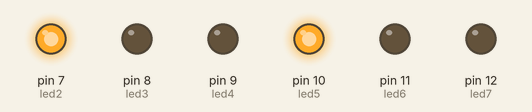
Simulated run of this sketch. Board: Arduino Uno, built with avr-gcc and run on an emulated ATmega328P. Shown: output pins drawn as LEDs (lit = HIGH).

Above: at 0.1 s.
At 6.1 s:
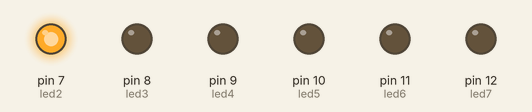
At 9.1 s:
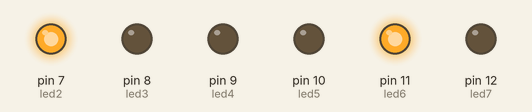
At 15.1 s:
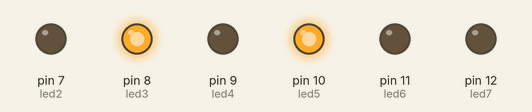
At 22.1 s:
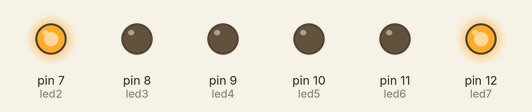
At 32.1 s:
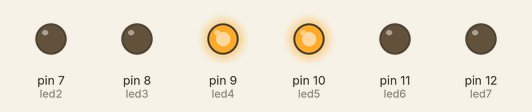
Timing chart, 0 to 40.0 s (numbered marks = the images above):
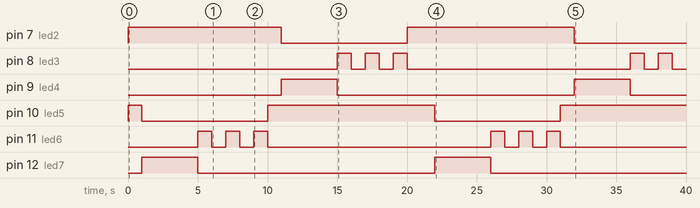

The sketch:

CRUILLA_SEMAFORS_PERE.ino
```cpp
/**********************************************************************************
**                                                                               **
**                              CRUÏLLA_DE_SEMÀFORS                              **
**                                                                               **
**                                                                               **
**********************************************************************************/

//********** Includes *************************************************************

//********** Variables ************************************************************
const int led2 = 7;          // donar nom al pin 7 de l’Arduino  (VERMELL)
const int led3 = 8;          // donar nom al pin 8 de l’Arduino  (TARONJA)
const int led4 = 9;          // donar nom al pin 9 de l’Arduino  (VERD)
const int led5 = 10;         // donar nom al pin 10 de l’Arduino (VERMELL)
const int led6 = 11;         // donar nom al pin 11 de l’Arduino (TARONJA)
const int led7 = 12;         // donar nom al pin 12 de l’Arduino (VERD)
unsigned long TEMPS = 1000;   // Delay de la variable (TEMPS)

//********** Setup ****************************************************************
void setup()
{
  //SEMÀFOR_A_PINS --> 7-8-9

  pinMode(led2, OUTPUT);     // definir el pin 7 com una sortida
  pinMode(led3, OUTPUT);     // definir el pin 8 com una sortida
  pinMode(led4, OUTPUT);     // definir el pin 9 com una sortida

  //SEMÀFOR_B_PINS --> 10-11-12

  pinMode(led5, OUTPUT);     // definir el pin 10 com una sortida
  pinMode(led6, OUTPUT);     // definir el pin 11 com una sortida
  pinMode(led7, OUTPUT);     // definir el pin 12 com una sortida
}

//********** Loop *****************************************************************
void loop()
{
  //SEQÜENCIA_1_SEMÀFOR_A

  digitalWrite(led2, HIGH);   // posar a 5V el pin 7          (VERMELL)
  digitalWrite(led3, LOW);    // posar a 5V el pin 8          (TARONJA)
  digitalWrite(led4, LOW);    // posar a 5V el pin 9          (VERD)

  //SEQÜENCIA_1_SEMÀFOR_B

  digitalWrite(led5, HIGH);   // posar a 5V el pin 10         (VERMELL)
  digitalWrite(led6, LOW);    // posar a 5V el pin 11         (TARONJA)
  digitalWrite(led7, LOW);    // posar a 5V el pin 12         (VERD)

  delay(TEMPS);                  // es queden leds 1000ms encesos ****************

  //SEQÜENCIA_2_SEMÀFOR_A

  digitalWrite(led2, HIGH);   // posar a 5V el pin 7          (VERMELL)
  digitalWrite(led3, LOW);    // posar a 5V el pin 8          (TARONJA)
  digitalWrite(led4, LOW);    // posar a 5V el pin 9          (VERD)

  //SEQÜENCIA_2_SEMÀFOR_B

  digitalWrite(led5, LOW);    // posar a 5V el pin 10         (VERMELL)
  digitalWrite(led6, LOW);    // posar a 5V el pin 11         (TARONJA)
  digitalWrite(led7, HIGH);   // posar a 5V el pin 12         (VERD)

  delay(TEMPS);                  // es queden leds 1000ms encesos ****************

  //SEQÜENCIA_3_SEMÀFOR_A

  digitalWrite(led2, HIGH);   // posar a 5V el pin 7          (VERMELL)
  digitalWrite(led3, LOW);    // posar a 5V el pin 8          (TARONJA)
  digitalWrite(led4, LOW);    // posar a 5V el pin 9          (VERD)

  //SEQÜENCIA_3_SEMÀFOR_B

  digitalWrite(led5, LOW);    // posar a 5V el pin 10         (VERMELL)
  digitalWrite(led6, LOW);    // posar a 5V el pin 11         (TARONJA)
  digitalWrite(led7, HIGH);   // posar a 5V el pin 12         (VERD)

  delay(TEMPS);                  // es queden leds 1000ms encesos ****************

  //SEQÜENCIA_4_SEMÀFOR_A

  digitalWrite(led2, HIGH);   // posar a 5V el pin 7          (VERMELL)
  digitalWrite(led3, LOW);    // posar a 5V el pin 8          (TARONJA)
  digitalWrite(led4, LOW);    // posar a 5V el pin 9          (VERD)

  //SEQÜENCIA_4_SEMÀFOR_B

  digitalWrite(led5, LOW);    // posar a 5V el pin 10         (VERMELL)
  digitalWrite(led6, LOW);    // posar a 5V el pin 11         (TARONJA)
  digitalWrite(led7, HIGH);   // posar a 5V el pin 12         (VERD)

  delay(TEMPS);                  // es queden leds 1000ms encesos ****************

  //SEQÜENCIA_5_SEMÀFOR_A

  digitalWrite(led2, HIGH);   // posar a 5V el pin 7          (VERMELL)
  digitalWrite(led3, LOW);    // posar a 5V el pin 8          (TARONJA)
  digitalWrite(led4, LOW);    // posar a 5V el pin 9          (VERD)

  //SEQÜENCIA_5_SEMÀFOR_B

  digitalWrite(led5, LOW);    // posar a 5V el pin 10         (VERMELL)
  digitalWrite(led6, LOW);    // posar a 5V el pin 11         (TARONJA)
  digitalWrite(led7, HIGH);   // posar a 5V el pin 12         (VERD)

  delay(TEMPS);                  // es queden leds 1000ms encesos ****************

  //SEQÜENCIA_6_SEMÀFOR_A

  digitalWrite(led2, HIGH);   // posar a 5V el pin 7          (VERMELL)
  digitalWrite(led3, LOW);    // posar a 5V el pin 8          (TARONJA)
  digitalWrite(led4, LOW);    // posar a 5V el pin 9          (VERD)

  //SEQÜENCIA_6_SEMÀFOR_B

  digitalWrite(led5, LOW);    // posar a 5V el pin 10         (VERMELL)
  digitalWrite(led6, HIGH);   // posar a 5V el pin 11         (TARONJA)
  digitalWrite(led7, LOW);    // posar a 5V el pin 12         (VERD)

  delay(TEMPS);                  // es queden leds 1000ms encesos ****************

  //SEQÜENCIA_7_SEMÀFOR_A

  digitalWrite(led2, HIGH);   // posar a 5V el pin 7          (VERMELL)
  digitalWrite(led3, LOW);    // posar a 5V el pin 8          (TARONJA)
  digitalWrite(led4, LOW);    // posar a 5V el pin 9          (VERD)

  //SEQÜENCIA_7_SEMÀFOR_B

  digitalWrite(led5, LOW);    // posar a 5V el pin 10         (VERMELL)
  digitalWrite(led6, LOW);    // posar a 5V el pin 11         (TARONJA)
  digitalWrite(led7, LOW);    // posar a 5V el pin 12         (VERD)

  delay(TEMPS);                  // es queden leds 1000ms encesos ****************

  //SEQÜENCIA_8_SEMÀFOR_A

  digitalWrite(led2, HIGH);   // posar a 5V el pin 7          (VERMELL)
  digitalWrite(led3, LOW);    // posar a 5V el pin 8          (TARONJA)
  digitalWrite(led4, LOW);    // posar a 5V el pin 9          (VERD)

  //SEQÜENCIA_8_SEMÀFOR_B

  digitalWrite(led5, LOW);    // posar a 5V el pin 10         (VERMELL)
  digitalWrite(led6, HIGH);   // posar a 5V el pin 11         (TARONJA)
  digitalWrite(led7, LOW);    // posar a 5V el pin 12         (VERD)

  delay(TEMPS);                  // es queden leds 1000ms encesos ****************

  //SEQÜENCIA_9_SEMÀFOR_A

  digitalWrite(led2, HIGH);   // posar a 5V el pin 7          (VERMELL)
  digitalWrite(led3, LOW);    // posar a 5V el pin 8          (TARONJA)
  digitalWrite(led4, LOW);    // posar a 5V el pin 9          (VERD)

  //SEQÜENCIA_9_SEMÀFOR_B

  digitalWrite(led5, LOW);    // posar a 5V el pin 10         (VERMELL)
  digitalWrite(led6, LOW);    // posar a 5V el pin 11         (TARONJA)
  digitalWrite(led7, LOW);    // posar a 5V el pin 12         (VERD)

  delay(TEMPS);                  // es queden leds 1000ms encesos ****************

  //SEQÜENCIA_10_SEMÀFOR_A

  digitalWrite(led2, HIGH);   // posar a 5V el pin 7          (VERMELL)
  digitalWrite(led3, LOW);    // posar a 5V el pin 8          (TARONJA)
  digitalWrite(led4, LOW);    // posar a 5V el pin 9          (VERD)

  //SEQÜENCIA_10_SEMÀFOR_B

  digitalWrite(led5, LOW);    // posar a 5V el pin 10         (VERMELL)
  digitalWrite(led6, HIGH);   // posar a 5V el pin 11         (TARONJA)
  digitalWrite(led7, LOW);    // posar a 5V el pin 12         (VERD)

  delay(TEMPS);                  // es queden leds 1000ms encesos ****************

  //SEQÜENCIA_11_SEMÀFOR_A

  digitalWrite(led2, HIGH);   // posar a 5V el pin 7          (VERMELL)
  digitalWrite(led3, LOW);    // posar a 5V el pin 8          (TARONJA)
  digitalWrite(led4, LOW);    // posar a 5V el pin 9          (VERD)

  //SEQÜENCIA_11_SEMÀFOR_B

  digitalWrite(led5, HIGH);   // posar a 5V el pin 10         (VERMELL)
  digitalWrite(led6, LOW);    // posar a 5V el pin 11         (TARONJA)
  digitalWrite(led7, LOW);    // posar a 5V el pin 12         (VERD)

  delay(TEMPS);                  // es queden leds 1000ms encesos ****************

  //SEQÜENCIA_12_SEMÀFOR_A

  digitalWrite(led2, LOW);   // posar a 5V el pin 7          (VERMELL)
  digitalWrite(led3, LOW);   // posar a 5V el pin 8          (TARONJA)
  digitalWrite(led4, HIGH);  // posar a 5V el pin 9          (VERD)

  //SEQÜENCIA_12_SEMÀFOR_B

  digitalWrite(led5, HIGH);   // posar a 5V el pin 10        (VERMELL)
  digitalWrite(led6, LOW);    // posar a 5V el pin 11        (TARONJA)
  digitalWrite(led7, LOW);    // posar a 5V el pin 12        (VERD)

  delay(TEMPS);                  // es queden leds 1000ms encesos ****************

  //SEQÜENCIA_13_SEMÀFOR_A

  digitalWrite(led2, LOW);   // posar a 5V el pin 7          (VERMELL)
  digitalWrite(led3, LOW);   // posar a 5V el pin 8          (TARONJA)
  digitalWrite(led4, HIGH);  // posar a 5V el pin 9          (VERD)

  //SEQÜENCIA_13_SEMÀFOR_B

  digitalWrite(led5, HIGH);   // posar a 5V el pin 10        (VERMELL)
  digitalWrite(led6, LOW);    // posar a 5V el pin 11        (TARONJA)
  digitalWrite(led7, LOW);    // posar a 5V el pin 12        (VERD)

  delay(TEMPS);                  // es queden leds 1000ms encesos ****************

  //SEQÜENCIA_14_SEMÀFOR_A

  digitalWrite(led2, LOW);   // posar a 5V el pin 7          (VERMELL)
  digitalWrite(led3, LOW);   // posar a 5V el pin 8          (TARONJA)
  digitalWrite(led4, HIGH);  // posar a 5V el pin 9          (VERD)

  //SEQÜENCIA_14_SEMÀFOR_B

  digitalWrite(led5, HIGH);   // posar a 5V el pin 10        (VERMELL)
  digitalWrite(led6, LOW);    // posar a 5V el pin 11        (TARONJA)
  digitalWrite(led7, LOW);    // posar a 5V el pin 12        (VERD)

  delay(TEMPS);                  // es queden leds 1000ms encesos ****************

  //SEQÜENCIA_15_SEMÀFOR_A

  digitalWrite(led2, LOW);   // posar a 5V el pin 7          (VERMELL)
  digitalWrite(led3, LOW);   // posar a 5V el pin 8          (TARONJA)
  digitalWrite(led4, HIGH);  // posar a 5V el pin 9          (VERD)

  //SEQÜENCIA_15_SEMÀFOR_B

  digitalWrite(led5, HIGH);   // posar a 5V el pin 10        (VERMELL)
  digitalWrite(led6, LOW);    // posar a 5V el pin 11        (TARONJA)
  digitalWrite(led7, LOW);    // posar a 5V el pin 12        (VERD)

  delay(TEMPS);                  // es queden leds 1000ms encesos ****************

  //SEQÜENCIA_16_SEMÀFOR_A

  digitalWrite(led2, LOW);   // posar a 5V el pin 7          (VERMELL)
  digitalWrite(led3, HIGH);  // posar a 5V el pin 8          (TARONJA)
  digitalWrite(led4, LOW);   // posar a 5V el pin 9          (VERD)

  //SEQÜENCIA_16_SEMÀFOR_B

  digitalWrite(led5, HIGH);   // posar a 5V el pin 10        (VERMELL)
  digitalWrite(led6, LOW);    // posar a 5V el pin 11        (TARONJA)
  digitalWrite(led7, LOW);    // posar a 5V el pin 12        (VERD)

  delay(TEMPS);                  // es queden leds 1000ms encesos ****************

  //SEQÜENCIA_17_SEMÀFOR_A

  digitalWrite(led2, LOW);   // posar a 5V el pin 7          (VERMELL)
  digitalWrite(led3, LOW);   // posar a 5V el pin 8          (TARONJA)
  digitalWrite(led4, LOW);   // posar a 5V el pin 9          (VERD)

  //SEQÜENCIA_17_SEMÀFOR_B

  digitalWrite(led5, HIGH);   // posar a 5V el pin 10        (VERMELL)
  digitalWrite(led6, LOW);    // posar a 5V el pin 11        (TARONJA)
  digitalWrite(led7, LOW);    // posar a 5V el pin 12        (VERD)

  delay(TEMPS);                  // es queden leds 1000ms encesos ****************

  //SEQÜENCIA_18_SEMÀFOR_A

  digitalWrite(led2, LOW);   // posar a 5V el pin 7          (VERMELL)
  digitalWrite(led3, HIGH);  // posar a 5V el pin 8          (TARONJA)
  digitalWrite(led4, LOW);   // posar a 5V el pin 9          (VERD)

  //SEQÜENCIA_18_SEMÀFOR_B

  digitalWrite(led5, HIGH);   // posar a 5V el pin 10        (VERMELL)
  digitalWrite(led6, LOW);    // posar a 5V el pin 11        (TARONJA)
  digitalWrite(led7, LOW);    // posar a 5V el pin 12        (VERD)

  delay(TEMPS);                  // es queden leds 1000ms encesos ****************

  //SEQÜENCIA_19_SEMÀFOR_A

  digitalWrite(led2, LOW);   // posar a 5V el pin 7          (VERMELL)
  digitalWrite(led3, LOW);   // posar a 5V el pin 8          (TARONJA)
  digitalWrite(led4, LOW);   // posar a 5V el pin 9          (VERD)

  //SEQÜENCIA_19_SEMÀFOR_B

  digitalWrite(led5, HIGH);   // posar a 5V el pin 10        (VERMELL)
  digitalWrite(led6, LOW);    // posar a 5V el pin 11        (TARONJA)
  digitalWrite(led7, LOW);    // posar a 5V el pin 12        (VERD)

  delay(TEMPS);                  // es queden leds 1000ms encesos ****************

  //SEQÜENCIA_20_SEMÀFOR_A

  digitalWrite(led2, LOW);   // posar a 5V el pin 7          (VERMELL)
  digitalWrite(led3, HIGH);  // posar a 5V el pin 8          (TARONJA)
  digitalWrite(led4, LOW);   // posar a 5V el pin 9          (VERD)

  //SEQÜENCIA_20_SEMÀFOR_B

  digitalWrite(led5, HIGH);   // posar a 5V el pin 10        (VERMELL)
  digitalWrite(led6, LOW);    // posar a 5V el pin 11        (TARONJA)
  digitalWrite(led7, LOW);    // posar a 5V el pin 12        (VERD)

  delay(TEMPS);                  // es queden leds 1000ms encesos ****************

  //SEQÜENCIA_21_SEMÀFOR_A

  digitalWrite(led2, HIGH);  // posar a 5V el pin 7          (VERMELL)
  digitalWrite(led3, LOW);   // posar a 5V el pin 8          (TARONJA)
  digitalWrite(led4, LOW);   // posar a 5V el pin 9          (VERD)

  //SEQÜENCIA_21_SEMÀFOR_B

  digitalWrite(led5, HIGH);   // posar a 5V el pin 10        (VERMELL)
  digitalWrite(led6, LOW);    // posar a 5V el pin 11        (TARONJA)
  digitalWrite(led7, LOW);    // posar a 5V el pin 12        (VERD)


  delay(TEMPS);                  // es queden leds 1000ms encesos ****************
}

//********** Funcions *************************************************************
//PCM
```

Measured:
- by itself, pin 7 (led2): alternates HIGH for 11.5 s and LOW for 9.0 s
- by itself, pin 8 (led3): LOW → HIGH at 15.0 s, → LOW 1.0 s later, → HIGH 1.0 s later, → LOW 1.0 s later, … (10 changes in this stretch)
- by itself, pin 9 (led4), pin 12 (led7): alternates HIGH for 4.0 s and LOW for 17.0 s
- by itself, pin 10 (led5): goes HIGH 1.0 s, LOW 9.0 s, HIGH 12.0 s, LOW 9.0 s, then HIGH
- by itself, pin 11 (led6): LOW → HIGH at 5.0 s, → LOW 1.0 s later, → HIGH 1.0 s later, → LOW 1.0 s later, … (12 changes in this stretch)
